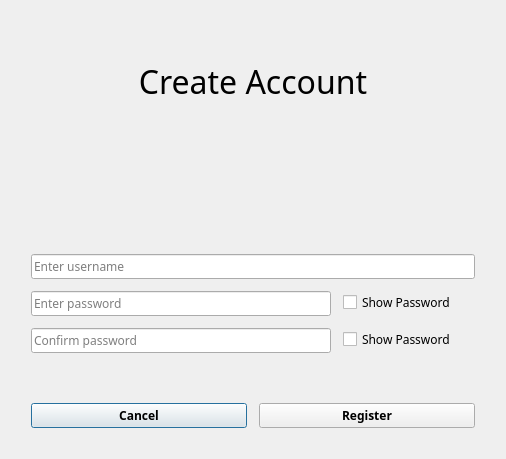
<?xml version="1.0" encoding="UTF-8"?>
<ui version="4.0">
 <class>RegisterWindow</class>
 <widget class="QDialog" name="RegisterWindow">
  <property name="windowModality">
   <enum>Qt::WindowModality::ApplicationModal</enum>
  </property>
  <property name="geometry">
   <rect>
    <x>0</x>
    <y>0</y>
    <width>506</width>
    <height>459</height>
   </rect>
  </property>
  <property name="minimumSize">
   <size>
    <width>400</width>
    <height>260</height>
   </size>
  </property>
  <property name="windowTitle">
   <string>Create Account</string>
  </property>
  <layout class="QVBoxLayout" name="verticalLayout">
   <item>
    <widget class="QFrame" name="cardFrame">
     <property name="styleSheet">
      <string notr="true"/>
     </property>
     <property name="frameShape">
      <enum>QFrame::Shape::NoFrame</enum>
     </property>
     <property name="frameShadow">
      <enum>QFrame::Shadow::Plain</enum>
     </property>
     <layout class="QVBoxLayout" name="verticalLayout_2">
      <property name="spacing">
       <number>12</number>
      </property>
      <property name="leftMargin">
       <number>20</number>
      </property>
      <property name="topMargin">
       <number>20</number>
      </property>
      <property name="rightMargin">
       <number>20</number>
      </property>
      <property name="bottomMargin">
       <number>20</number>
      </property>
      <item>
       <widget class="QLabel" name="title">
        <property name="enabled">
         <bool>true</bool>
        </property>
        <property name="font">
         <font>
          <family>Ink Free</family>
          <pointsize>24</pointsize>
         </font>
        </property>
        <property name="layoutDirection">
         <enum>Qt::LayoutDirection::LeftToRight</enum>
        </property>
        <property name="text">
         <string>Create Account</string>
        </property>
        <property name="alignment">
         <set>Qt::AlignmentFlag::AlignCenter</set>
        </property>
       </widget>
      </item>
      <item>
       <widget class="QLabel" name="errorLabel">
        <property name="font">
         <font>
          <family>Ink Free</family>
          <italic>false</italic>
          <bold>true</bold>
         </font>
        </property>
        <property name="styleSheet">
         <string notr="true"/>
        </property>
        <property name="text">
         <string/>
        </property>
        <property name="alignment">
         <set>Qt::AlignmentFlag::AlignCenter</set>
        </property>
        <property name="wordWrap">
         <bool>true</bool>
        </property>
       </widget>
      </item>
      <item>
       <widget class="QLineEdit" name="usernameEdit">
        <property name="font">
         <font>
          <family>Ink Free</family>
         </font>
        </property>
        <property name="styleSheet">
         <string notr="true"/>
        </property>
        <property name="text">
         <string/>
        </property>
        <property name="maxLength">
         <number>64</number>
        </property>
        <property name="placeholderText">
         <string>Enter username</string>
        </property>
        <property name="clearButtonEnabled">
         <bool>true</bool>
        </property>
       </widget>
      </item>
      <item>
       <layout class="QFormLayout" name="formLayout">
        <item row="0" column="0">
         <widget class="QLineEdit" name="passwordEdit">
          <property name="minimumSize">
           <size>
            <width>300</width>
            <height>0</height>
           </size>
          </property>
          <property name="font">
           <font>
            <family>Ink Free</family>
           </font>
          </property>
          <property name="styleSheet">
           <string notr="true"/>
          </property>
          <property name="text">
           <string/>
          </property>
          <property name="maxLength">
           <number>64</number>
          </property>
          <property name="echoMode">
           <enum>QLineEdit::EchoMode::PasswordEchoOnEdit</enum>
          </property>
          <property name="placeholderText">
           <string>Enter password</string>
          </property>
         </widget>
        </item>
        <item row="1" column="0">
         <widget class="QLineEdit" name="confirmEdit">
          <property name="minimumSize">
           <size>
            <width>300</width>
            <height>0</height>
           </size>
          </property>
          <property name="font">
           <font>
            <family>Ink Free</family>
           </font>
          </property>
          <property name="styleSheet">
           <string notr="true"/>
          </property>
          <property name="text">
           <string/>
          </property>
          <property name="maxLength">
           <number>64</number>
          </property>
          <property name="echoMode">
           <enum>QLineEdit::EchoMode::PasswordEchoOnEdit</enum>
          </property>
          <property name="placeholderText">
           <string>Confirm password</string>
          </property>
         </widget>
        </item>
        <item row="1" column="1">
         <widget class="QCheckBox" name="showConfirmCheckBox">
          <property name="font">
           <font>
            <family>Ink Free</family>
           </font>
          </property>
          <property name="text">
           <string>Show Password</string>
          </property>
         </widget>
        </item>
        <item row="0" column="1">
         <widget class="QCheckBox" name="showPasswordCheckBox">
          <property name="font">
           <font>
            <family>Ink Free</family>
           </font>
          </property>
          <property name="text">
           <string>Show Password</string>
          </property>
         </widget>
        </item>
       </layout>
      </item>
      <item>
       <layout class="QHBoxLayout" name="horizontalLayout">
        <item>
         <widget class="QPushButton" name="cancelButton">
          <property name="font">
           <font>
            <family>Ink Free</family>
            <bold>true</bold>
           </font>
          </property>
          <property name="styleSheet">
           <string notr="true">
</string>
          </property>
          <property name="text">
           <string>Cancel</string>
          </property>
         </widget>
        </item>
        <item>
         <widget class="QPushButton" name="registerButton">
          <property name="font">
           <font>
            <family>Ink Free</family>
            <bold>true</bold>
           </font>
          </property>
          <property name="styleSheet">
           <string notr="true"/>
          </property>
          <property name="text">
           <string>Register</string>
          </property>
         </widget>
        </item>
       </layout>
      </item>
     </layout>
    </widget>
   </item>
  </layout>
 </widget>
 <resources/>
 <connections/>
</ui>
